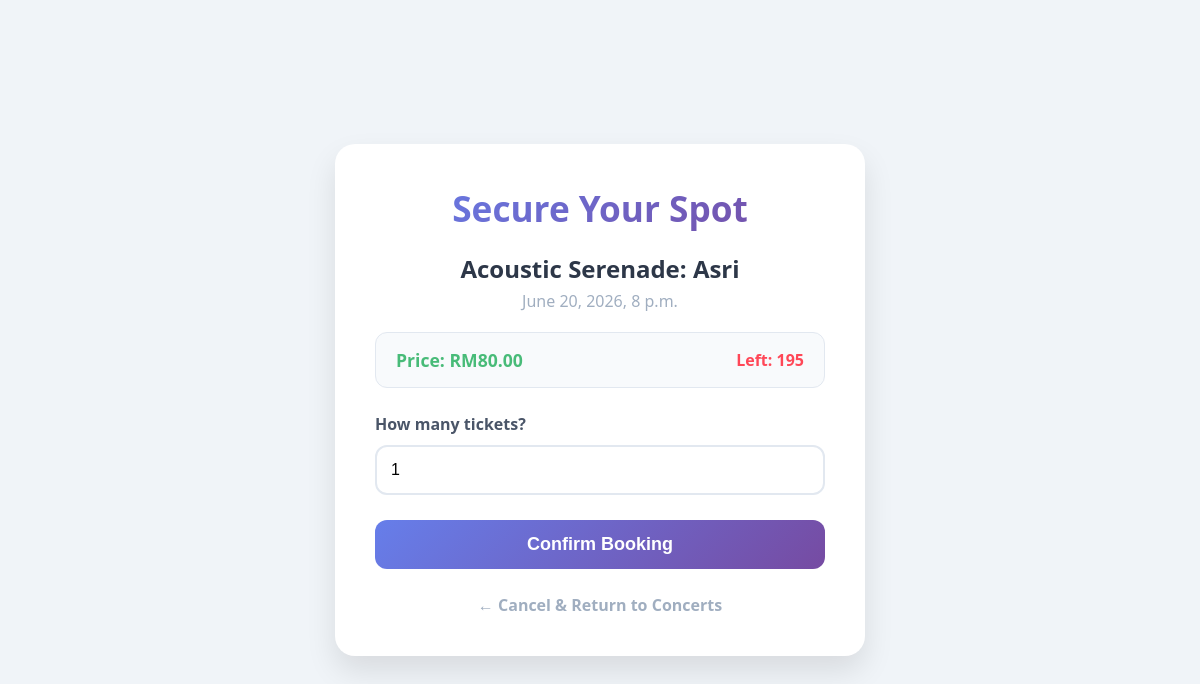
Page /book/2/ (signed in) on the committed database.
### booking/models.py (models this page shows, shortened)
class Concert(models.Model):
    title = models.CharField(max_length=200)
    description = models.TextField()
    date = models.DateTimeField()
    available_tickets = models.IntegerField()
    price = models.DecimalField(max_digits=8, decimal_places=2)
    poster = models.ImageField(upload_to='concert_posters/', blank=True, null=True)

### booking/views.py (the view, shortened to what this page needs)
# urls.py: path('book/<int:concert_id>/', views.book_ticket, name='book_ticket'),
@login_required
def book_ticket(request, concert_id):
    concert = get_object_or_404(Concert, id=concert_id)
    return render(request, 'booking/book_ticket.html', {'concert': concert})

### booking/templates/booking/book_ticket.html (shortened to what this page needs)
<!DOCTYPE html>
<html lang="en">
<head>
</head>
<body>
    <div class="booking-card">
        <h2>Secure Your Spot</h2>
        <div class="concert-title">{{ concert.title }}</div>
        <div class="concert-date">{{ concert.date }}</div>
        <div class="info-box">
            <span class="price">Price: RM{{ concert.price }}</span>
            <span class="tickets-red">Left: {{ concert.available_tickets }}</span>
        </div>
        <form method="POST">
            <label for="tickets_booked">How many tickets?</label>
            <input type="number" id="tickets_booked" name="tickets_booked" min="1" max="{{ concert.available_tickets }}" value="1" required>
            <button type="submit">Confirm Booking</button>
        </form>
        <div class="back-link">
            <a href="{% url 'concert_list' %}">← Cancel & Return to Concerts</a>
        </div>
    </div>
</body>
</html>

### booking/templates/booking/book_ticket.html (style rules this page uses)
body { font-family: 'Segoe UI', Tahoma, Geneva, Verdana, sans-serif; background-color: #f0f4f8; color: #2d3748; margin: 0; display: flex; justify-content: center; align-items: center; min-height: 100vh; padding: 20px; box-sizing: border-box; }
.booking-card { background: white; padding: 40px; border-radius: 20px; box-shadow: 0 15px 30px rgba(0,0,0,0.1); width: 100%; max-width: 450px; }
h2 { margin-top: 0; font-size: 2.2em; background: linear-gradient(135deg, #667eea 0%, #764ba2 100%); -webkit-background-clip: text; -webkit-text-fill-color: transparent; text-align: center; margin-bottom: 20px; }
.concert-title { font-size: 1.5em; font-weight: bold; color: #2d3748; text-align: center; margin-bottom: 5px; }
.concert-date { text-align: center; color: #a0aec0; margin-bottom: 20px; }
.info-box { background: #f8fafc; border-radius: 12px; padding: 15px 20px; margin-bottom: 25px; display: flex; justify-content: space-between; align-items: center; border: 1px solid #e2e8f0; }
.price { font-weight: bold; font-size: 1.1em; color: #48bb78; }
.tickets-red { color: #ff4757; font-weight: bold; }
form p, label { display: block; font-weight: 600; color: #4a5568; margin-bottom: 10px; text-align: left; }
input[type="number"] { width: 100%; padding: 14px; margin-bottom: 25px; border: 2px solid #e2e8f0; border-radius: 12px; box-sizing: border-box; font-size: 16px; transition: border-color 0.3s ease, box-shadow 0.3s ease; }
button[type="submit"] { background: linear-gradient(135deg, #667eea 0%, #764ba2 100%); color: white; border: none; padding: 14px 20px; border-radius: 12px; font-size: 18px; font-weight: bold; cursor: pointer; width: 100%; transition: transform 0.1s ease, box-shadow 0.1s ease; }
.back-link { margin-top: 25px; text-align: center; }
.back-link a { color: #a0aec0; text-decoration: none; font-weight: bold; transition: color 0.2s; }

### rows in the picture
Concert: title "Acoustic Serenade: Asri", date "June 20, 2026, 8 p.m.", price "80.00", available_tickets "195"
